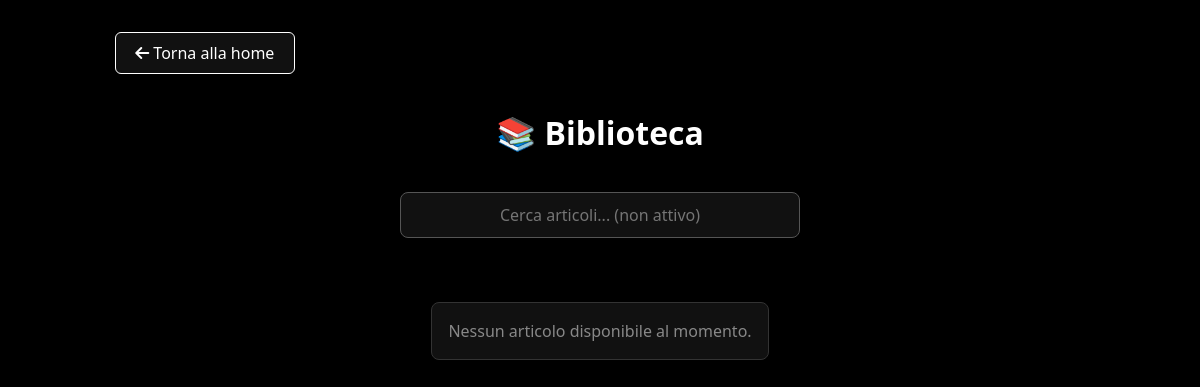
The app's page /biblioteca/ (signed in), older data.
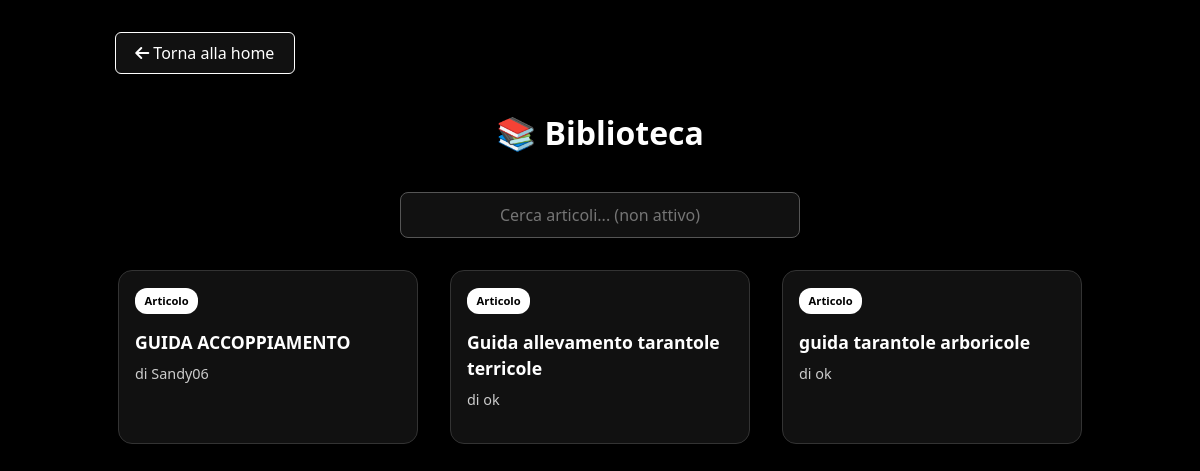
The same page, newer data.
### My_Spider/models.py (models this page shows)
class Articolo(models.Model):
    id_articolo = models.AutoField(primary_key=True)
    titolo = models.CharField(max_length=200)
    testo = models.TextField()
    data = models.DateField()
    id_utente = models.ForeignKey(utenti, on_delete=models.CASCADE, db_column='id_utente')

class utenti(models.Model):
    id = models.AutoField(primary_key=True)
    username = models.CharField(max_length=20, unique=True)
    email = models.EmailField(unique=True)
    password = models.CharField(max_length=128)
    data_creazione = models.DateTimeField(default=timezone.now)
    livello = models.IntegerField(default=1, validators=[MinValueValidator(1)])

### My_Spider/views.py (the view)
# urls.py: path('biblioteca/', biblioteca_view, name='biblioteca'),
def biblioteca_view(request):
    logged_in = request.session.get('logged_in', False)
    if logged_in:
        user = utenti.objects.get(username=request.session['username'])
        articoli = Articolo.objects.all().order_by('-data')
        mostra_pulsante = user.livello >= 10
        context = {
            'logged_in': logged_in,
            'username': user.username,
            'articoli': articoli,
            'mostra_pulsante': mostra_pulsante
        }
        return render(request, 'biblioteca.html', context)
    return redirect('login')

### templates/biblioteca.html (shortened to what this page needs)
{% load static %}
<!DOCTYPE html>
<html lang="it">
<head>
    <link rel="stylesheet" href="{% static 'css/bootstrap.min.css' %}">
    <link rel="stylesheet" href="{% static 'css/fontawesome.min.css' %}">
</head>
<body>
    <div class="container">
        <div class="top-buttons">
            <a href="{% url 'account' %}" class="btn-custom"><i class="fas fa-arrow-left"></i> Torna alla home</a>
        </div>
        <h2 class="page-title">📚 Biblioteca</h2>
        <input type="text" class="search-bar" placeholder="Cerca articoli... (non attivo)">
        <div class="card-wrapper">
            {% for articolo in articoli %}
                <div class="card">
                    <a href="{% url 'visualizzazione_articolo' articolo.pk %}">
                        <div class="card-body">
                            <div class="badge-custom">Articolo</div>
                            <div class="article-title">{{ articolo.titolo }}</div>
                            <div class="article-author">di {{ articolo.id_utente.username }}</div>
                        </div>
                    </a>
                </div>
            {% empty %}
                <div class="alert alert-info">Nessun articolo disponibile al momento.</div>
            {% endfor %}
        </div>
    </div>
</body>
</html>

Row changes from the older to the newer data that the page shows:
added Articolo: titolo "GUIDA ACCOPPIAMENTO", id_utente.username "Sandy06"
added Articolo: titolo "Guida allevamento tarantole terricole", id_utente.username "ok"
added Articolo: titolo "guida tarantole arboricole", id_utente.username "ok"
Text that changed along with them:
text no longer shown: "Nessun articolo disponibile al momento."
